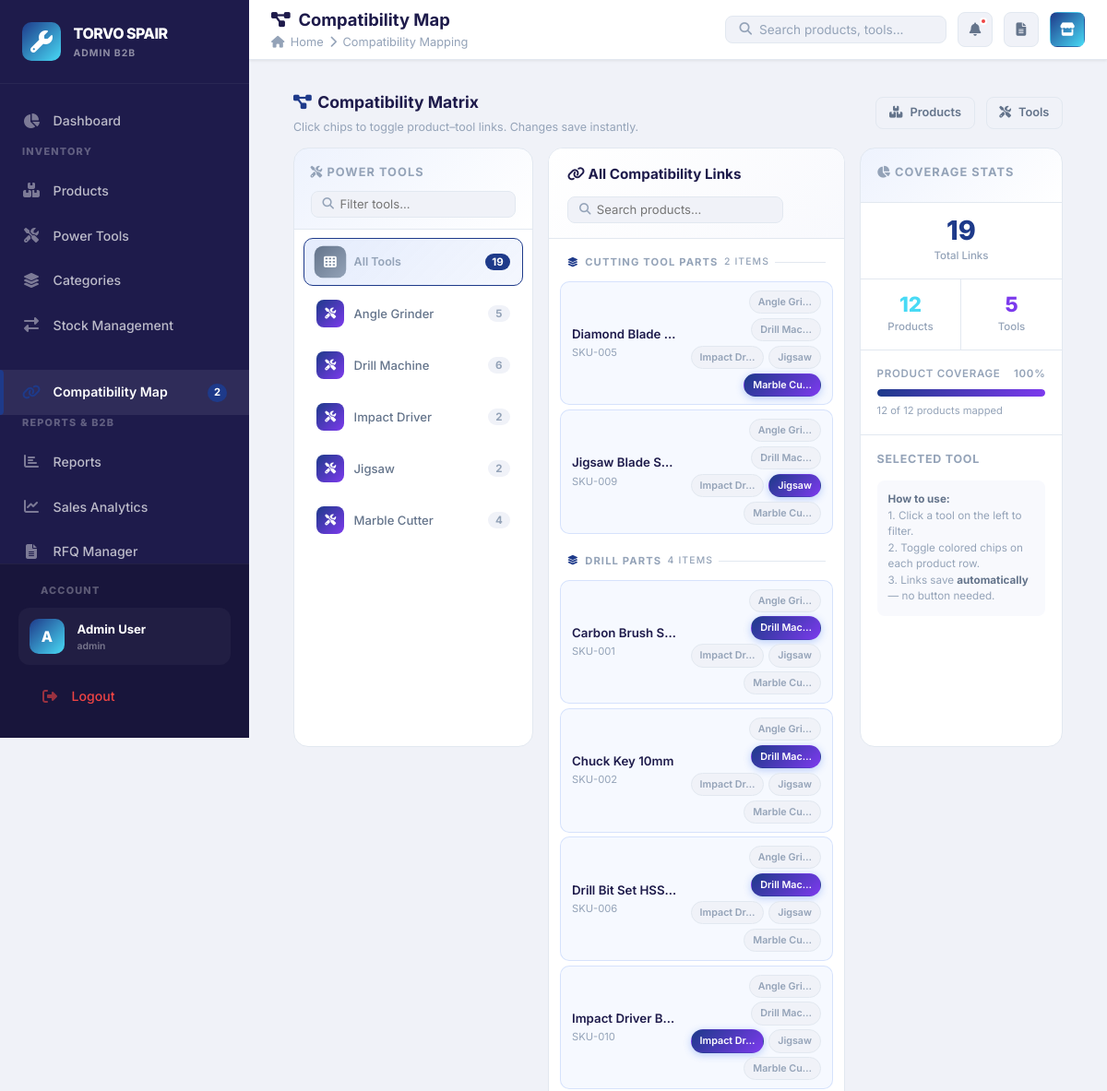
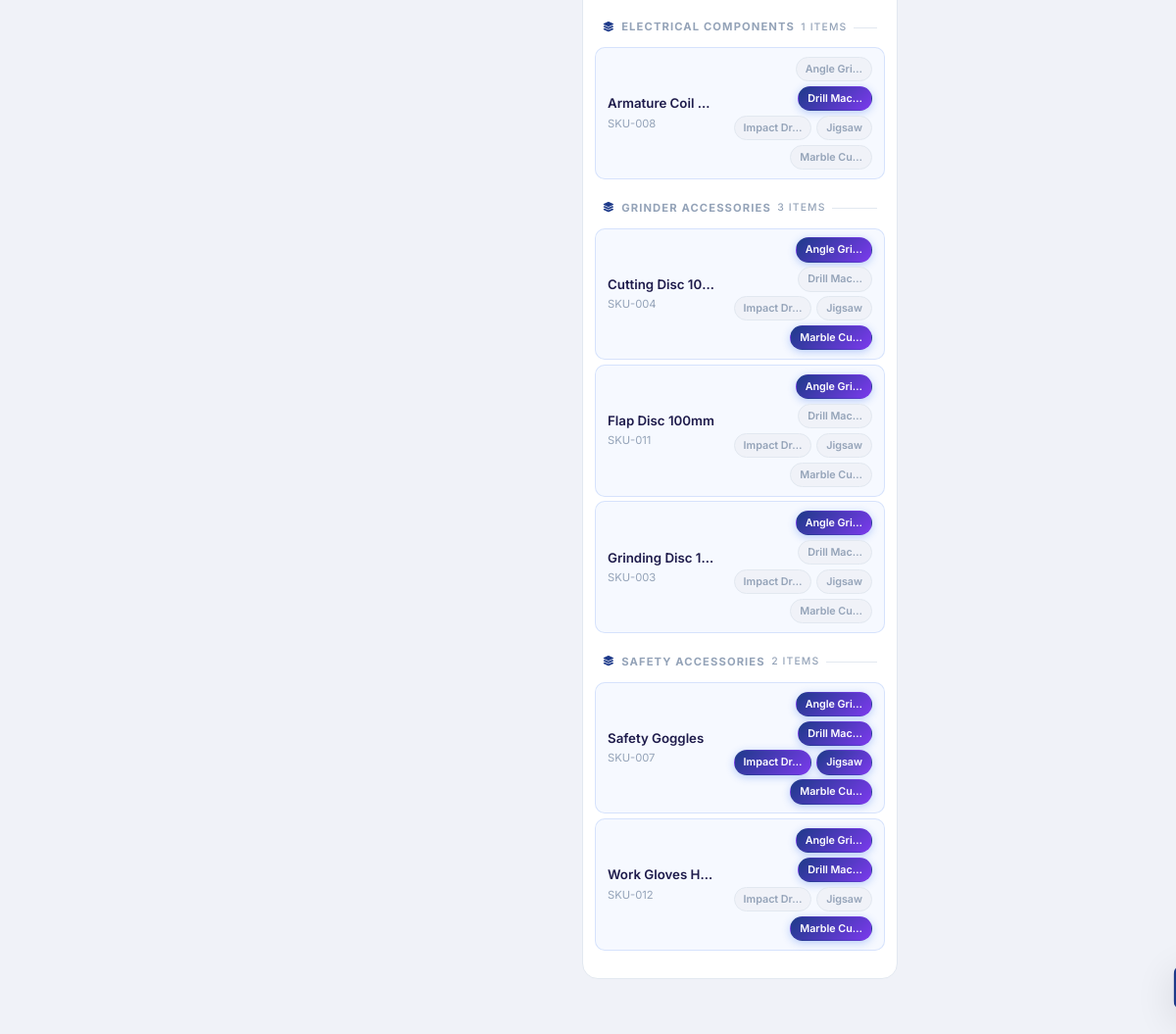
The app's page /pages/compatibility.php (signed in) with its own data (2 pictures, top to bottom).
### tables this page shows
CREATE TABLE IF NOT EXISTS settings (
    setting_key VARCHAR(100) PRIMARY KEY,
    setting_value TEXT,
    category ENUM('frontend', 'admin', 'system') DEFAULT 'frontend',
    updated_at TIMESTAMP DEFAULT CURRENT_TIMESTAMP ON UPDATE CURRENT_TIMESTAMP
);

CREATE TABLE IF NOT EXISTS tools (
    id INT AUTO_INCREMENT PRIMARY KEY,
    name VARCHAR(100) NOT NULL,
    model VARCHAR(100),
    brand VARCHAR(100),
    description TEXT,
    image VARCHAR(255),
    status ENUM('active', 'inactive') DEFAULT 'active',
    created_at TIMESTAMP DEFAULT CURRENT_TIMESTAMP,
    updated_at TIMESTAMP DEFAULT CURRENT_TIMESTAMP ON UPDATE CURRENT_TIMESTAMP
);

CREATE TABLE IF NOT EXISTS products (
    id INT AUTO_INCREMENT PRIMARY KEY,
    name VARCHAR(150) NOT NULL,
    sku VARCHAR(100) UNIQUE,
    category_id INT NOT NULL,
    brand VARCHAR(100),
    price DECIMAL(10,2) DEFAULT 0.00,
    quantity INT DEFAULT 0,
    min_stock INT DEFAULT 5,
    description TEXT,
    image VARCHAR(255),
    barcode VARCHAR(100),
    status ENUM('active', 'inactive') DEFAULT 'active',
    created_at TIMESTAMP DEFAULT CURRENT_TIMESTAMP,
    updated_at TIMESTAMP DEFAULT CURRENT_TIMESTAMP ON UPDATE CURRENT_TIMESTAMP,
    FOREIGN KEY (category_id) REFERENCES categories(id) ON DELETE CASCADE
);

### pages/compatibility.php (the view, shortened to what the rows shown need)
<?php
include BASE_PATH . '/includes/header.php';
$db = getDB();
$tools    = $db->query("SELECT * FROM tools WHERE status='active' ORDER BY name")->fetchAll();
$products = $db->query("
    SELECT p.*, c.name AS cat_name
    FROM products p
    JOIN categories c ON p.category_id = c.id
    WHERE p.status='active'
    ORDER BY c.name, p.name
")->fetchAll();
$compatRows = $db->query("SELECT product_id, tool_id FROM product_compatibility")->fetchAll();
$prodCompat = [];
foreach ($compatRows as $r) {
    $prodCompat[$r['product_id']][] = (int)$r['tool_id'];
}
$toolCounts = [];
foreach ($tools as $t) $toolCounts[$t['id']] = 0;
foreach ($compatRows as $r) {
    if (isset($toolCounts[$r['tool_id']])) $toolCounts[$r['tool_id']]++;
}
$byCategory = [];
foreach ($products as $p) {
    $byCategory[$p['cat_name']][] = $p;
}
?>
<div class="page-body" style="padding-top:0;">
<div style="display:flex;align-items:center;gap:0.75rem;padding:1rem 1.5rem 0.75rem;flex-wrap:wrap;">
    <div style="flex:1;">
        <h1 style="font-size:1.1rem;font-weight:700;color:var(--text-primary);margin:0;display:flex;align-items:center;gap:0.4rem;">
            <i class="fas fa-project-diagram" style="color:var(--primary);"></i> Compatibility Matrix
        </h1>
    </div>
</div>
<div class="cmap-shell">
    <div class="cmap-tools-panel">
        <div class="cmap-tool-list">
            <?php foreach ($tools as $t): ?>
            <button class="cmap-tool-btn" id="toolBtn_<?= $t['id'] ?>" onclick="setActiveTool(<?= $t['id'] ?>, this)" data-name="<?= strtolower(htmlspecialchars($t['name'])) ?>">
                <div class="cmap-tool-icon">
                    <i class="fas fa-tools"></i>
                </div>
                <span><?= htmlspecialchars($t['name']) ?></span>
                <span class="cmap-tool-count" id="toolCount_<?= $t['id'] ?>"><?= $toolCounts[$t['id']] ?? 0 ?></span>
            </button>
            <?php endforeach; ?>
        </div>
    </div>
    <div class="cmap-matrix-panel">
        <div class="cmap-matrix-head">
            <h2 id="matrixTitle"><i class="fas fa-link"></i> All Compatibility Links</h2>
        </div>
        <div class="cmap-matrix-body" id="matrixBody">
            <?php if (empty($products)): ?>
            <div class="cmap-empty">
                <i class="fas fa-box-open"></i>
                <p>No active products found.<br>Add products first.</p>
            </div>
            <?php else: ?>
            <?php foreach ($byCategory as $catName => $catProducts): ?>
            <div class="cmap-cat-group" data-cat="<?= strtolower(htmlspecialchars($catName)) ?>">
                <div class="cmap-cat-title">
                    <i class="fas fa-layer-group" style="color:var(--primary);font-size:0.65rem;"></i>
                    <?= htmlspecialchars($catName) ?>
                    <span style="font-size:0.65rem;color:var(--text-muted);font-weight:500;"><?= count($catProducts) ?> items</span>
                </div>
                <?php foreach ($catProducts as $p):
                    $linked = $prodCompat[$p['id']] ?? [];
                    $hasAny = !empty($linked);
                ?>
                <div class="cmap-product-row <?= $hasAny ? 'has-match' : '' ?>" id="prow_<?= $p['id'] ?>" data-name="<?= strtolower(htmlspecialchars($p['name'])) ?>" data-sku="<?= strtolower(htmlspecialchars($p['sku'] ?? '')) ?>">
                    <div class="cmap-product-info">
                        <div class="cmap-product-name"><?= htmlspecialchars($p['name']) ?></div>
                        <div class="cmap-product-sku"><?= htmlspecialchars($p['sku'] ?? '') ?></div>
                    </div>
                    <div class="cmap-tool-chips" id="chips_<?= $p['id'] ?>">
                        <?php foreach ($tools as $t):
                            $isLinked = in_array($t['id'], $linked);
                        ?>
                        <span class="cmap-chip <?= $isLinked ? 'linked' : '' ?>"
                              id="chip_<?= $p['id'] ?>_<?= $t['id'] ?>"
                              data-pid="<?= $p['id'] ?>"
                              data-tid="<?= $t['id'] ?>"
                              data-tname="<?= strtolower(htmlspecialchars($t['name'])) ?>"
                              onclick="toggleChip(this)"
                              title="<?= htmlspecialchars($t['name']) ?>">
                            <?= strlen($t['name']) > 10 ? substr(htmlspecialchars($t['name']), 0, 9) . '…' : htmlspecialchars($t['name']) ?>
                        </span>
                        <?php endforeach; ?>
                    </div>
                </div>
                <?php endforeach; ?>
            </div>
            <?php endforeach; ?>
            <?php endif; ?>
        </div>
    </div>
</div>
</div>
<?php include BASE_PATH . '/includes/footer.php'; ?>

### includes/header.php (shortened to what the rows shown need)
<?php
require_once BASE_PATH . '/config/database.php';
?>
<!DOCTYPE html>
<html lang="en">
<head>
    <link rel="stylesheet" href="https://cdnjs.cloudflare.com/ajax/libs/font-awesome/6.5.0/css/all.min.css">
    <link rel="stylesheet" href="<?= APP_URL ?>/assets/css/style.css">
</head>
<body>
<div class="app-layout">
<aside class="sidebar" id="sidebar">
    <div class="sidebar-header">
        <a href="<?= APP_URL ?>/pages/dashboard.php" class="sidebar-logo">
            <div class="logo-text">
                <span class="logo-main"><?= getSetting('site_title', 'TORVO SPAIR') ?></span>
                <span class="logo-sub">ADMIN B2B</span>
            </div>
        </a>
    </div>
</aside>
<div class="main-content">

### records on screen
settings: setting_value "TORVO SPAIR"
tools: name "Angle Grinder", id "5", name "Angle Gri"
tools: name "Drill Machine", id "6", name "Drill Mac"
tools: name "Impact Driver", id "2", name "Impact Dr"
tools: name "Jigsaw", id "2"
tools: name "Marble Cutter", id "4", name "Marble Cu"
products: name "Diamond Blade…", sku "SKU-005"
products: name "Jigsaw Blade S…", sku "SKU-009"
products: name "Carbon Brush S…", sku "SKU-001"
products: name "Chuck Key 10mm", sku "SKU-002"
products: name "Drill Bit Set HSS…", sku "SKU-006"
products: name "Impact Driver B…", sku "SKU-010"
products: name "Armature Coil…", sku "SKU-008"
products: name "Cutting Disc 10…", sku "SKU-004"
products: name "Flap Disc 100mm", sku "SKU-011"
products: name "Grinding Disc 1…", sku "SKU-003"
products: name "Safety Goggles", sku "SKU-007"
products: name "Work Gloves H…", sku "SKU-012"

### other values on screen
$initials "A"
$user['name'] "Admin User"
$user['role'] "admin"
$pageTitle "Compatibility Map"
$pageBreadcrumb "Compatibility Mapping"
$totalLinks "19"
$catName "CUTTING TOOL PARTS"
count($catProducts) "2"
$catName "DRILL PARTS"
count($catProducts) "4"
$catName "ELECTRICAL COMPONENTS"
count($catProducts) "1"
$catName "GRINDER ACCESSORIES"
count($catProducts) "3"
$catName "SAFETY ACCESSORIES"
